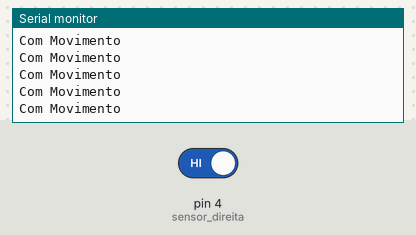
A sketch run on a simulated Arduino Uno, built with avr-gcc and run on an emulated ATmega328P. On the bench: the last lines printed to the serial monitor. The inputs (shaded band) are chosen by the test bench; at power-on: pin 4 (sensor_direita) HIGH.

Above: at 1.2 s.
1.3 s: pin 4 (sensor_direita) driven LOW
At 2.0 s:
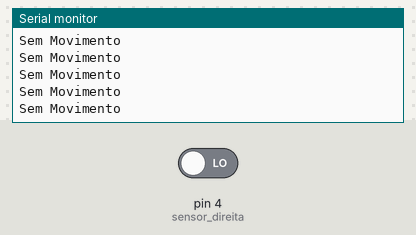
3.2 s: pin 4 (sensor_direita) driven HIGH
At 3.9 s:
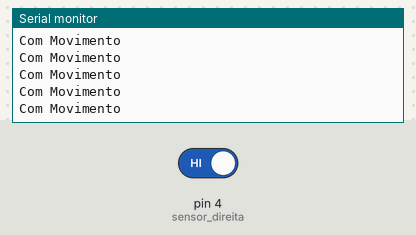
6.2 s: pin 4 (sensor_direita) driven LOW
At 7.1 s:
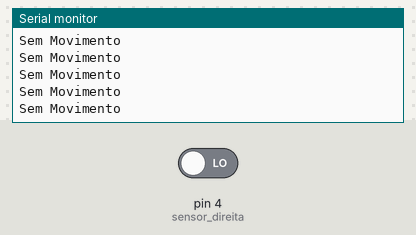
9.2 s: pin 4 (sensor_direita) driven HIGH
At 9.8 s:
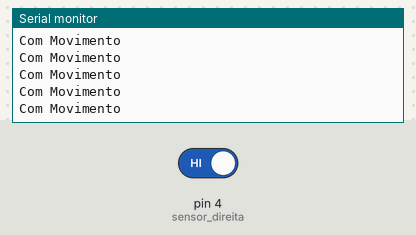
12.2 s: pin 4 (sensor_direita) driven LOW
At 12.9 s:
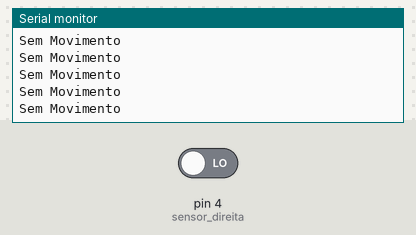

The sketch:

sensorDireito_angelo.ino
```cpp
#define sensor_direita 4

void setup() {
  Serial.begin(9600);
  pinMode(sensor_direita, INPUT);
}

void loop(){
  int valor = digitalRead(sensor_direita);
  if(valor == 0){
    Serial.println("Sem Movimento");
  }
  if(valor == 1){
    Serial.println("Com Movimento");
  }
}
```

Measured:
- after the input at 1.3 s, the serial monitor: prints a new line after 0.07 s (image 1)
